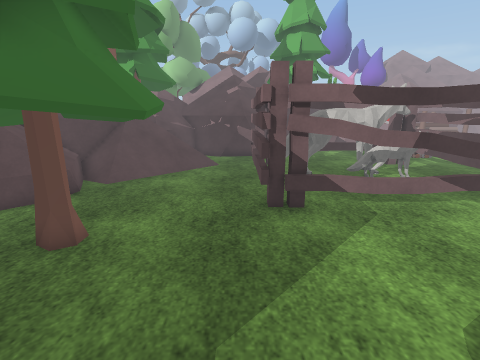
view 1 (above)

16 first-person views from a walk through a scene from a Unity 3-D project. The camera is 1.5 m above the floor, tilts 14° down and sees 85° across. The floor is counted in squares, 0.5 m on a side. Each view is taken from the middle of a square. On the plan, view 1 faces up. The plan holds only what a view shows up to about 19 squares ahead; the rest is blank. The place goes on beyond the plan. Some animated figures are not drawn. Some surface patterns are stand-ins.

view 2
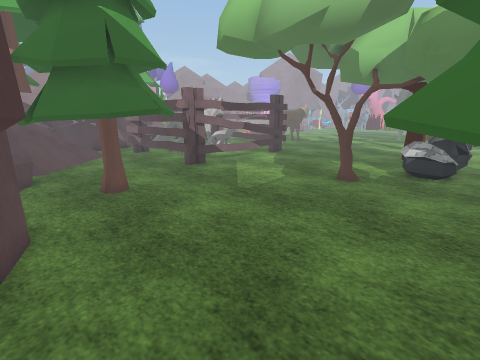

view 3
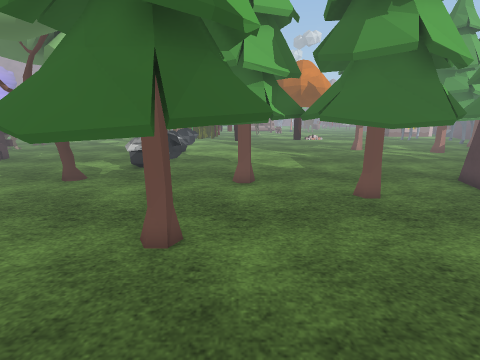

view 4
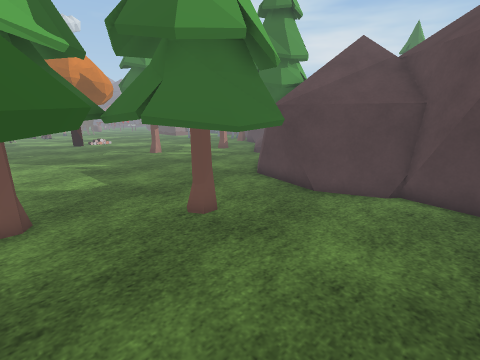

view 5
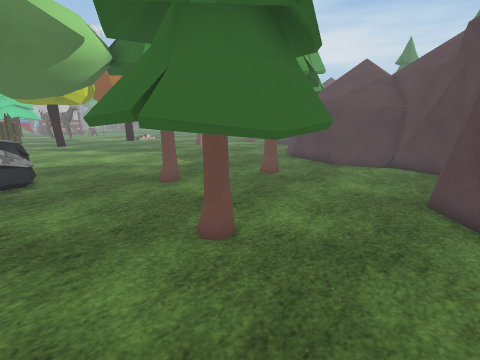

view 6
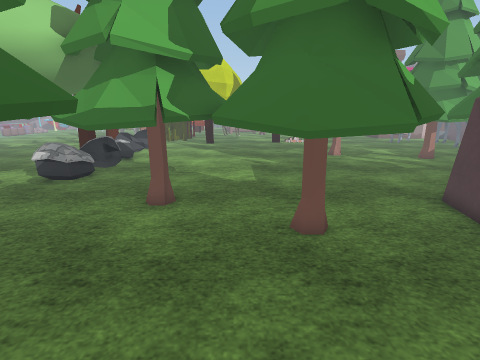

view 7
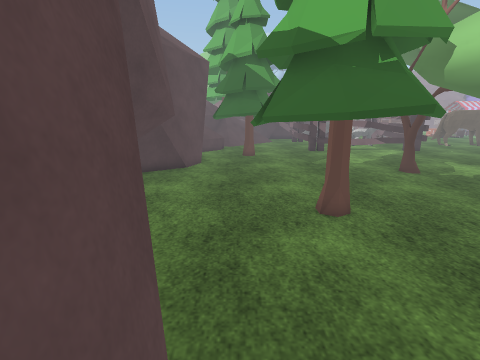

view 8
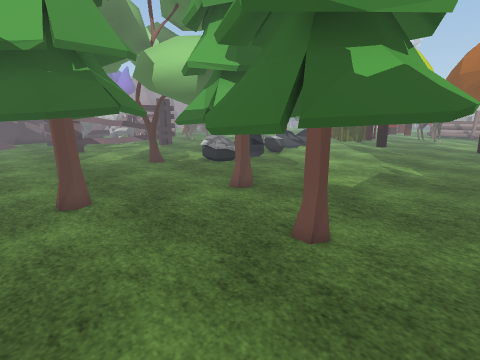

view 9
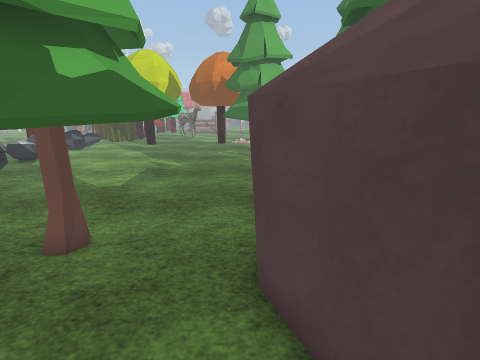

view 10
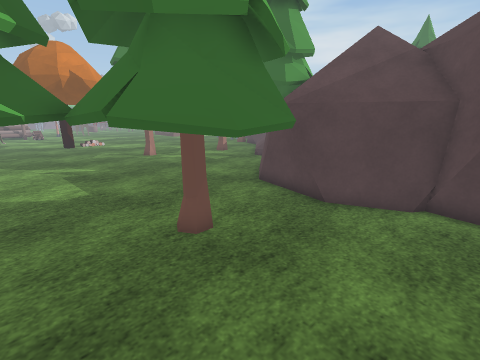

view 11
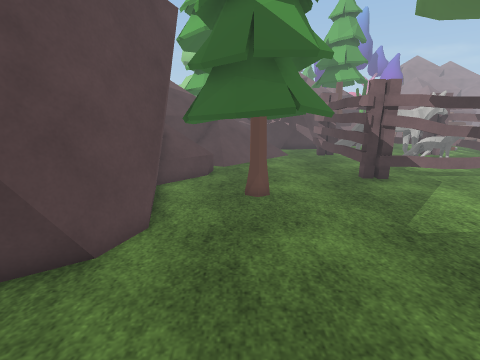

view 12
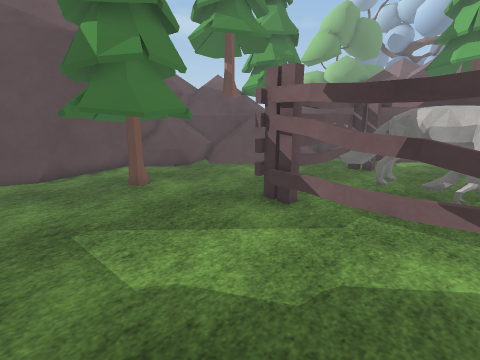

view 13
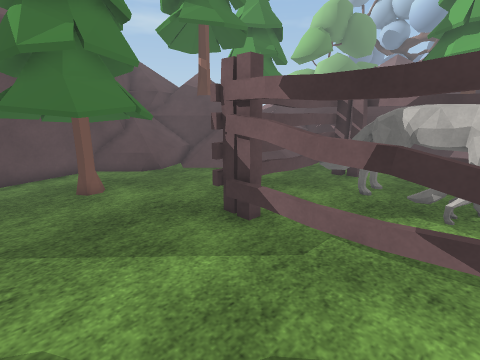

view 14
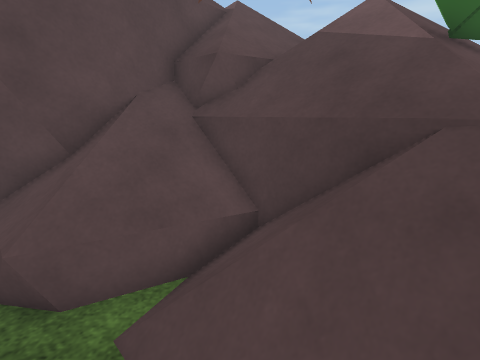

view 15
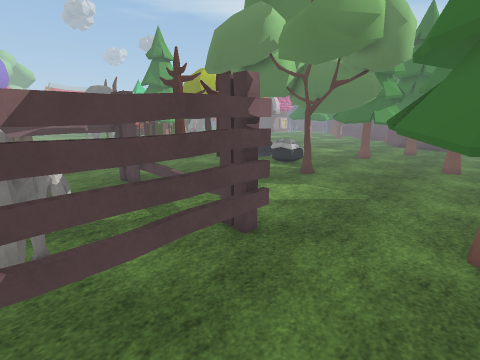

view 16
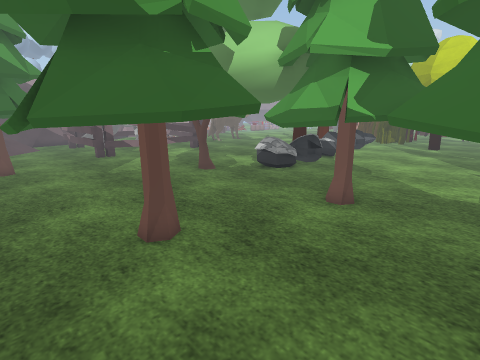

### Floor plan
Key: @ floor where view 1 was taken; # wall or solid block; . floor; / step, stairs or slope; = window, fence, low wall or low ledge; v drop or lower ground; T tree; R rock; O other object.
Columns run from 15 left of view 1 to 7 right of it. Each row starts with its distance up from view 1.
 15  // ////v////...O OO
 14 ///////= O//....OOOOOOO
 13 ////=/=#OO/.....O.OOOOO
 12 //=/==////......O....OO
 11   /=/////.......O.....
 10     #=///.......O.....
  9      ##//.......OO....
  8       #/.OOOO...OOOOOOO
  7        /OO..OO.........
  6      ///OOOO.O.........
  5     ///#OO..OO.........
  4     ///##OOOO..........
  3     ///#..OO...........
  2       v#...............
  1       ##...........T...
  0       #........@...T...
 -1       /...............R
 -2         .............RR
 -3        #.............RR
 -4        #...OOOOO.......
 -5        ...OOO.OO.......
 -6        ...OO.O.O.OOOO..
 -7        ...OOO.OOOOO.OO.
 -8        ....OOOOOOO.O. .
 -9         /...OO..OOO. O.
-10         /.......OOOOOO.
-11          #.....OOOO  ..
-12          #....OO..OO...
-13          #....OOOO.O...
-14          #....OOO.OO...
-15           .....OOOO....
-16           .......O.....
-17           ......= .....
-18           ####v##/##...
-19           /###//// #...
-20           //=/////  #OO
-21            ///////  O#O
-22            //////  OO
-23                    OOOO
-24                     O

Positions as (right, up) in squares from view 1, and headings:
1: (0, 0), facing up
2: (-8, -5), facing up-right
3: (-8, -8), facing right
4: (-5, -8), facing down-right
5: (-7, -2), facing down-right
6: (-5, -11), facing right
7: (-5, -14), facing up
8: (-4, -16), facing up-right
9: (-4, -17), facing right
10: (-4, -9), facing down-right
11: (-5, -4), facing up
12: (7, 1), facing up-left
13: (7, 3), facing up-left
14: (-3, 13), facing left
15: (-4, 14), facing down-right
16: (-5, -12), facing up-right
